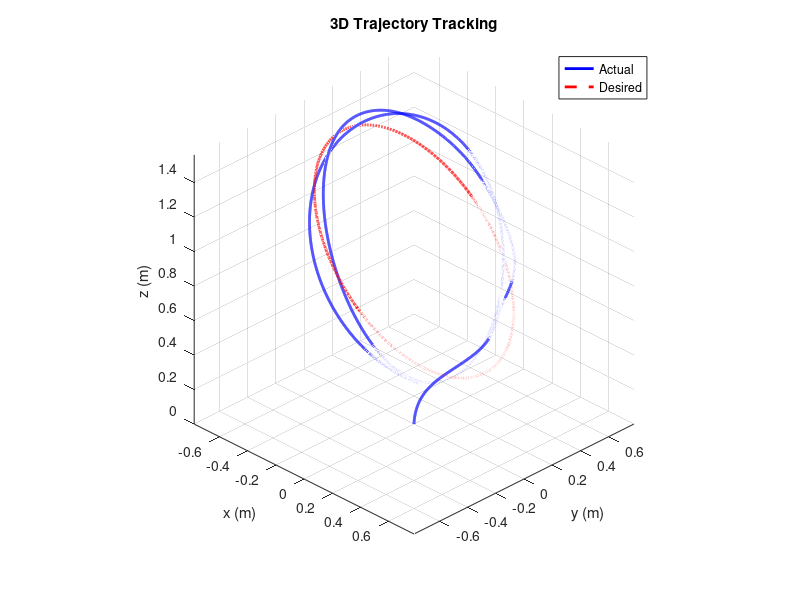
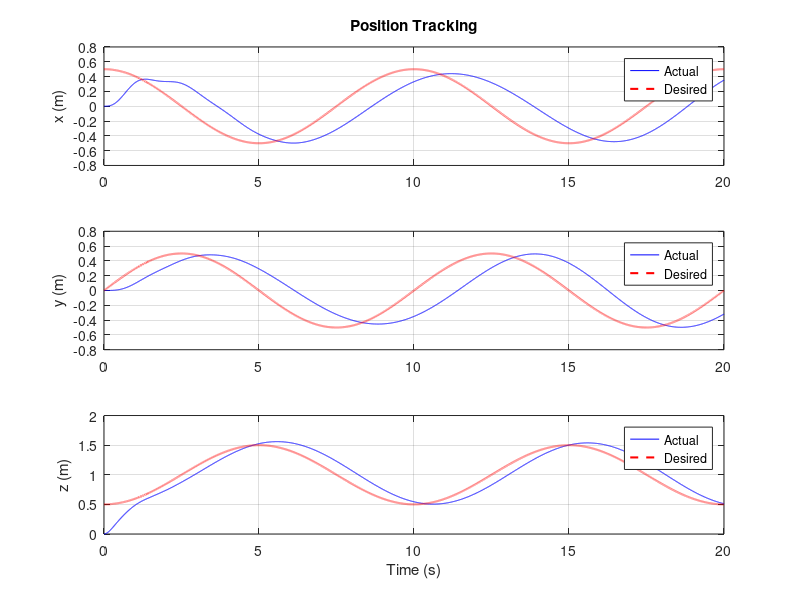
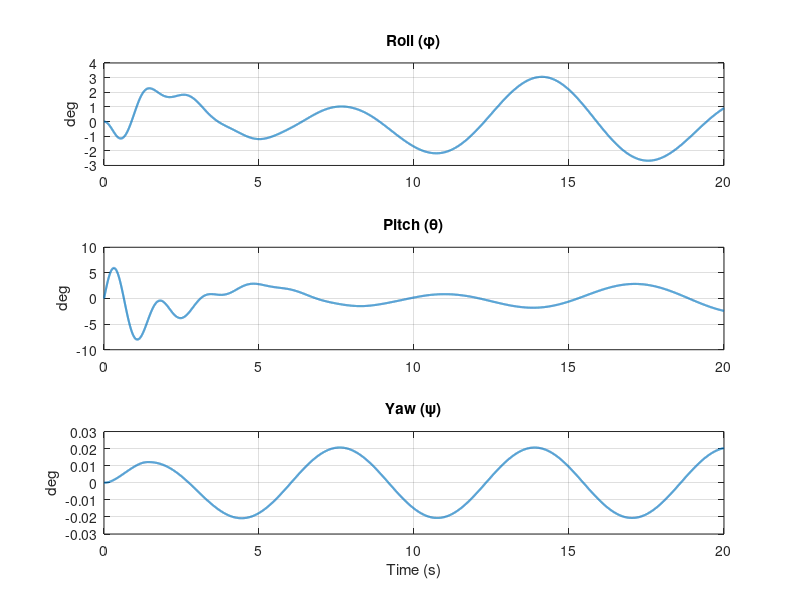

These figures' MATLAB source, in order:
%% =========================================================================
%% 3D Trajectory Control Simulation for Quadrotor (COMPLETED VERSION)
%% =========================================================================
function QuadrotorPID()
%% =========================================================================
%% 1. PARAMETER INITIALIZATION
%% =========================================================================
clearvars; clc; close all;
% Physical parameters
m = 1.121;         % Quadrotor mass (kg)
g = 9.81;          % Gravity acceleration (m/s^2)

Ixx = 0.01;          % Moments of inertia (kg*m^2)
Iyy = 0.01;
Izz = 0.0148;
Ir = 2.83e-5;       % Rotor moment of inertia

k = 2.98e-5;       % Lift constant
b = 3.23e-7;       % Drag constant
l = 0.25;          % Arm length (m)

Ax = 5.56e-4;       % Drag coefficients
Ay = 5.56e-4;
Az = 6.35e-4;

%% =========================================================================
%% 2. INITIAL CONDITIONS & SIMULATION TIMING
%% =========================================================================
% Initial state vector x0 (12 x 1)
% [x, y, z, vx, vy, vz, phi, theta, psi, phi_dot, theta_dot, psi_dot]

x0 = zeros(12, 1);  

t0 = 0;         
Tf = 20;        

%% =========================================================================
%% 3. DIFFERENTIAL EQUATION SOLVER (ODE45)
%% =========================================================================
opts = odeset('RelTol', 1e-3, 'AbsTol', 1e-5, 'MaxStep', 0.02);

% Function handle directly calls nested function 'f'
[t, X] = ode45(@f, [t0 Tf], x0, opts);

% Extract states
x = X(:,1);
y = X(:,2);
z = X(:,3);

phi = X(:,7);
theta = X(:,8);
psi = X(:,9);

%% =========================================================================
%% 4. REFERENCE TRAJECTORY GENERATION FOR PLOTTING
%% =========================================================================
xd = 0.5 * cos(pi * t / 5);
yd = 0.5 * sin(pi * t / 5);
zd = 1 - 0.5 * cos(pi * t / 5);

%% =========================================================================
%% 5. PLOTTING RESULTS
%% =========================================================================
figure(1);
plot3(x, y, z, 'b', 'LineWidth', 2); hold on;
plot3(xd, yd, zd, 'r--', 'LineWidth', 2);
grid on;
xlabel('x (m)'); ylabel('y (m)'); zlabel('z (m)');
legend('Actual', 'Desired');
title('3D Trajectory Tracking');
axis equal; view(45, 30);

figure(2);
subplot(3,1,1); plot(t, x, 'b', t, xd, 'r--', 'LineWidth', 1.5); grid on;
ylabel('x (m)'); legend('Actual','Desired')
title('Position Tracking');
subplot(3,1,2); plot(t, y, 'b', t, yd, 'r--', 'LineWidth', 1.5); grid on;
ylabel('y (m)'); legend('Actual','Desired')
subplot(3,1,3); plot(t, z, 'b', t, zd, 'r--', 'LineWidth', 1.5); grid on;
ylabel('z (m)'); xlabel('Time (s)');  legend('Actual','Desired')

figure(3);
subplot(3,1,1); plot(t, rad2deg(phi), 'LineWidth', 1.5);
title('Roll (\phi)'); grid on; ylabel('deg');
subplot(3,1,2); plot(t, rad2deg(theta), 'LineWidth', 1.5);
title('Pitch (\theta)'); grid on; ylabel('deg');
subplot(3,1,3); plot(t, rad2deg(psi), 'LineWidth', 1.5);
title('Yaw (\psi)'); grid on; ylabel('deg'); xlabel('Time (s)');

%% =========================================================================
%% CONTROL FUNCTION
%% =========================================================================
function deq = f(t, X)
    persistent int_p int_a t_prev
    if isempty(int_p)
        int_p = zeros(3,1);
        int_a = zeros(3,1);
        t_prev = t;
    end
    
    dt = max(t - t_prev, 1e-6); % Dynamic time step
    t_prev = t;

    % Reference Trajectory
    xd = 0.5*cos(pi*t/5);
    yd = 0.5*sin(pi*t/5);
    zd = 1 - 0.5*cos(pi*t/5);
    ref = [xd; yd; zd];
    psi_d = 0;

    x = X(1); y = X(2); z = X(3);
    x_dot = X(4); y_dot = X(5); z_dot = X(6);

    phi = X(7); theta = X(8); psi = X(9);
    phi_dot = X(10); theta_dot = X(11); psi_dot = X(12);
    
    pos = [x y z]';
    v = [x_dot y_dot z_dot]';
    att = [phi theta psi]';
    att_v = [phi_dot theta_dot psi_dot]';

    % External Disturbances
    dx = 0.3*sin(t);
    dy = 0.3*sin(t);
    dz = 0.1*cos(0.5*t);
    dphi = 0.2*sin(2*t);
    dtheta = 0.2*sin(2*t);
    dpsi = 0.1*sin(t);

%% =========================================================================
%% Parameters of PID for Positions Controller and Attitudes Controller
%% =========================================================================
    Kp_p = [6; 6; 8];
    Ki_p = [1; 1; 1];
    Kd_p = [8; 8; 5];

    Kp_a = [10; 10; 4];
    Ki_a = [2; 2; 3];
    Kd_a = [4; 4; 2];

%% =========================================================================
%% Outer Loop: Position Control
%% =========================================================================
    e_p = ref - pos;
    e_v = -v; 
    int_p = int_p + e_p * dt;

    u = Kp_p.*e_p + Kd_p.*e_v + Ki_p.*int_p;
    ux = u(1); uy = u(2); uz = u(3);

    % Thrust and Desired Roll/Pitch
    T = m*sqrt(ux^2 + uy^2 + (uz + g)^2); 
    
    phi_d = asin((ux*sin(psi_d) - uy*cos(psi_d)) / sqrt(ux^2 + uy^2 + (uz + g)^2));

    theta_d = atan((ux*cos(psi_d) + uy*sin(psi_d)) / (uz + g));

    att_ref = [phi_d theta_d psi_d]';

%% =========================================================================
%% Inner Loop: Attitude Control
%% =========================================================================    
    e_a = att_ref - att;
    e_attv = -att_v;
    int_a = int_a + e_a * dt;

    tau = Kp_a .* e_a + Kd_a .* e_attv + Ki_a .* int_a;
    tau_phi = tau(1);
    tau_theta = tau(2);
    tau_psi = tau(3);

    % Motor speeds
    w1 = sqrt(max(0,T/(4*k) - tau_theta/(2*k*l) - tau_psi/(4*b)));
    w2 = sqrt(max(0,T/(4*k) - tau_phi  /(2*k*l) + tau_psi/(4*b)));
    w3 = sqrt(max(0,T/(4*k) + tau_theta/(2*k*l) - tau_psi/(4*b)));
    w4 = sqrt(max(0,T/(4*k) + tau_phi  /(2*k*l) + tau_psi/(4*b)));

    w_alpha = w1 - w2 + w3 - w4;

    %% Derivative equations of attitudes

    phi_dot2 = theta_dot*psi_dot*(Iyy - Izz)/Ixx - theta_dot*w_alpha*Ir/Ixx + tau_phi/Ixx + dphi;

    theta_dot2 = phi_dot*psi_dot*(Izz - Ixx)/Iyy + phi_dot*w_alpha*Ir/Iyy + tau_theta/Iyy + dtheta;

    psi_dot2 = phi_dot*theta_dot*(Ixx - Iyy)/Izz + tau_psi/Izz + dpsi;
    %% Derivative equations of positions

    x_dot2 = (T/m)*(cos(phi)*sin(theta)*cos(psi) + sin(phi)*sin(psi)) - (Ax/m)*x_dot + dx;

    y_dot2 = (T/m)*(cos(phi)*sin(theta)*sin(psi) - sin(phi)*cos(psi)) - (Ay/m)*y_dot + dy;

    z_dot2 = (T/m)*cos(phi)*cos(theta) - g - (Az/m)*z_dot + dz;

    % Derivatives Vector Output
    deq = zeros(12,1);
    deq(1) = x_dot;
    deq(2) = y_dot;
    deq(3) = z_dot;

    deq(4) = x_dot2;
    deq(5) = y_dot2;
    deq(6) = z_dot2;

    deq(7) = phi_dot;
    deq(8) = theta_dot;
    deq(9) = psi_dot;

    deq(10) = phi_dot2;
    deq(11) = theta_dot2;
    deq(12) = psi_dot2;
end
end
